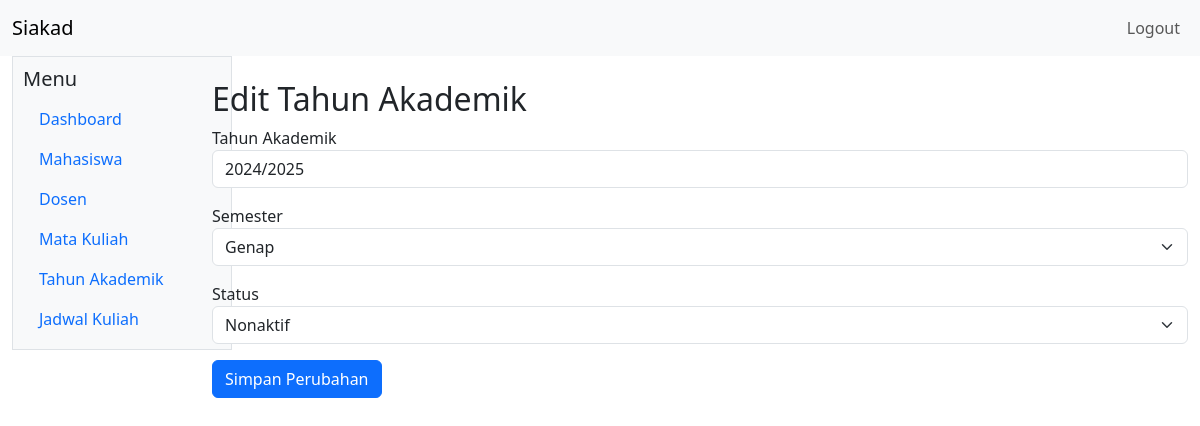
The page /admin/tahun-akademik/edit.php?id=2 (signed in) on the database its author committed.
### tables this page shows
CREATE TABLE tahun_akademik (
    id_tahun_akademik INT AUTO_INCREMENT PRIMARY KEY,
    tahun_akademik VARCHAR(20) NOT NULL,
    semester ENUM('ganjil', 'genap') NOT NULL,
    status ENUM('aktif', 'nonaktif') NOT NULL DEFAULT 'nonaktif',
    UNIQUE KEY uq_tahun_semester (tahun_akademik, semester)
);

### config/functions.php (called while the page is built, shortened)
<?php
function e($str) {
    return htmlspecialchars($str, ENT_QUOTES, 'UTF-8');
}
?>

### admin/tahun-akademik/edit.php (the view, shortened to what this page needs)
<?php
require_once __DIR__ . '/../../config/auth.php';
$id = intval($_GET['id'] ?? 0);
$stmt = $mysqli->prepare('SELECT * FROM tahun_akademik WHERE id_tahun_akademik = ? LIMIT 1');
$stmt->bind_param('i', $id);
$stmt->execute();
$row = $stmt->get_result()->fetch_assoc();
require_once __DIR__ . '/../../includes/header.php';
?>
  <div class="col-2">
    <?php require_once __DIR__ . '/../../includes/sidebar.php'; ?>
  </div>
  <div class="col-10 mt-4">
    <h2>Edit Tahun Akademik</h2>
    <form method="post">
      <div class="mb-3"><label>Tahun Akademik</label><input type="text" name="tahun_akademik" class="form-control" value="<?php echo e($row['tahun_akademik']); ?>" required></div>
      <div class="mb-3">
        <label>Semester</label>
        <select name="semester" class="form-select" required>
          <option value="genap" <?php echo $row['semester'] === 'genap' ? 'selected' : ''; ?>>Genap</option>
        </select>
      </div>
      <div class="mb-3">
        <label>Status</label>
        <select name="status" class="form-select" required>
          <option value="nonaktif" <?php echo $row['status'] === 'nonaktif' ? 'selected' : ''; ?>>Nonaktif</option>
        </select>
      </div>
      <button class="btn btn-primary">Simpan Perubahan</button>
    </form>
  </div>
<?php require_once __DIR__ . '/../../includes/footer.php'; ?>

### rows shown on the page
tahun_akademik: tahun_akademik "2024/2025", semester "Genap", status "Nonaktif"
